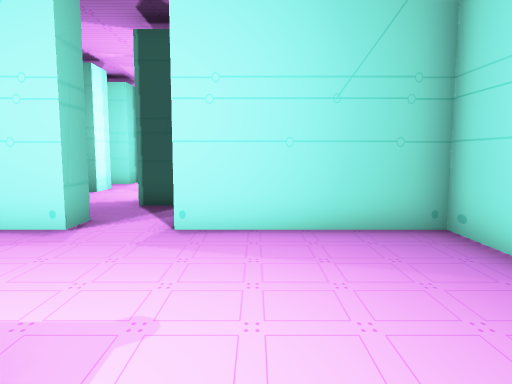
[1] (above)

24 first-person views from a walk through a Unity game level. The camera is 1.4 m above the floor, tilts 6° down and sees 70° across. The floor is counted in squares, 1 m on a side. Each view is taken from the middle of a square. On the plan, view 1 faces up. The plan holds only what a view shows up to about 16 squares ahead; the rest is blank. The place goes on beyond the plan. The player character is not drawn.

[2]
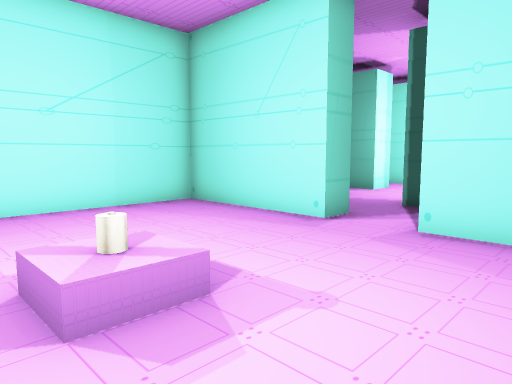

[3]
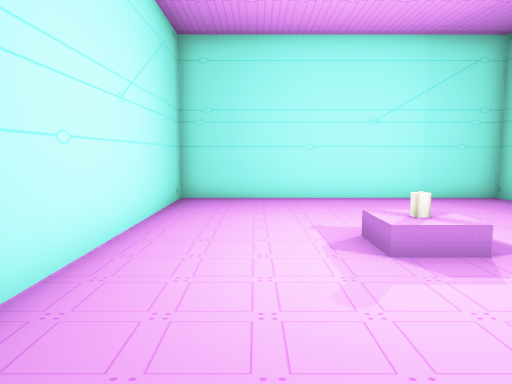

[4]
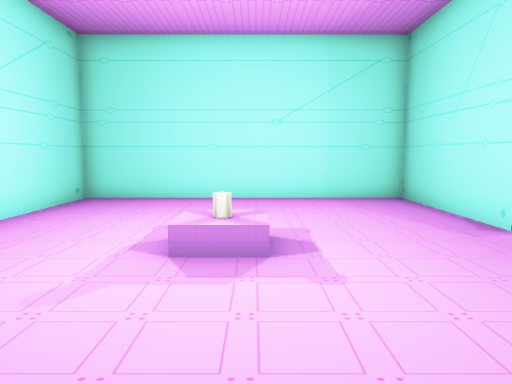

[5]
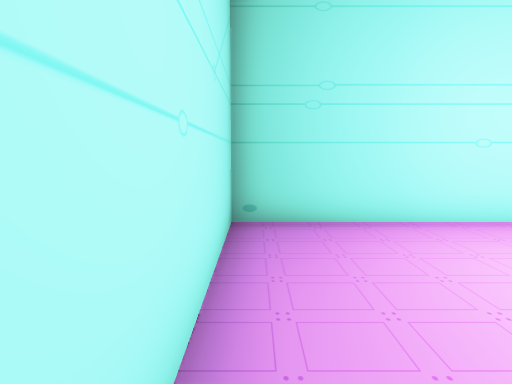

[6]
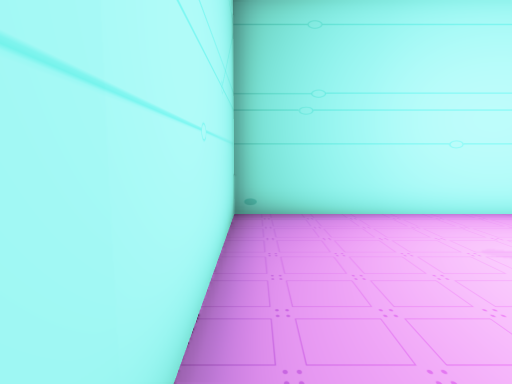

[7]
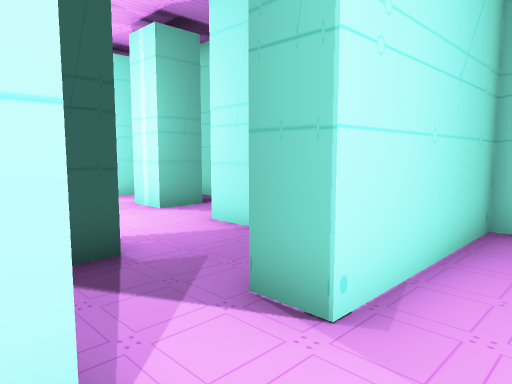

[8]
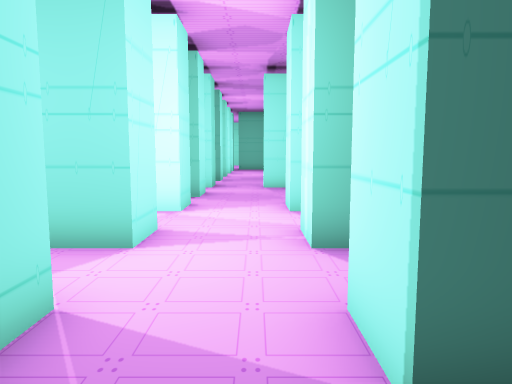

[9]
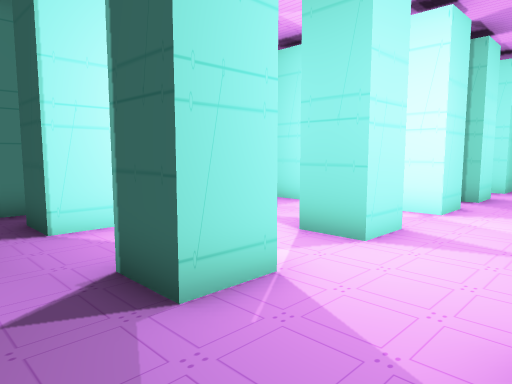

[10]
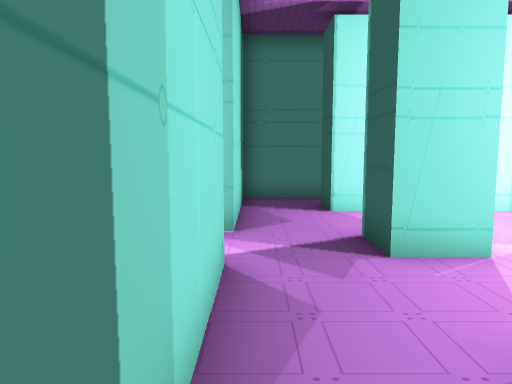

[11]
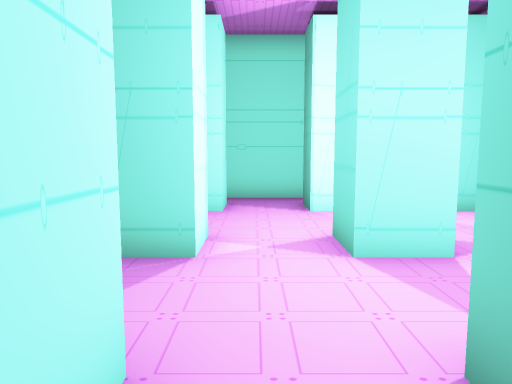

[12]
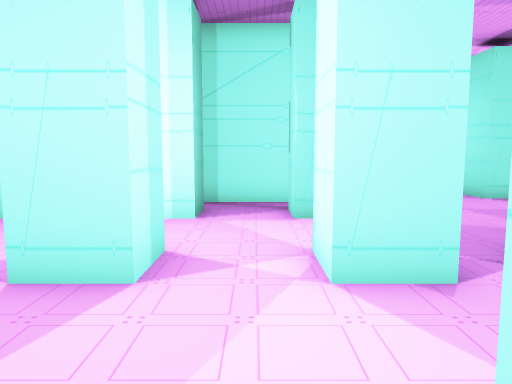

[13]
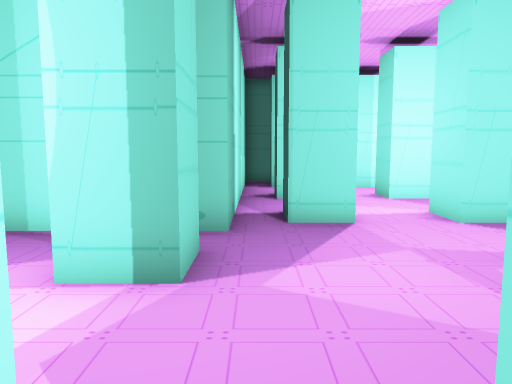

[14]
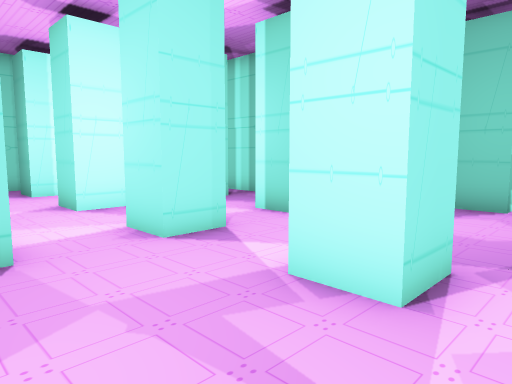

[15]
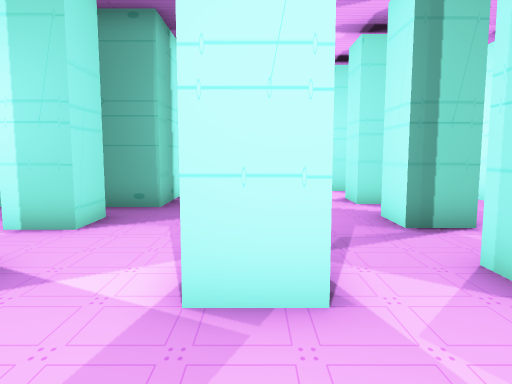

[16]
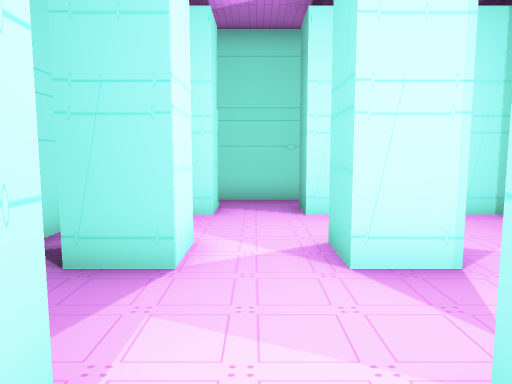

[17]
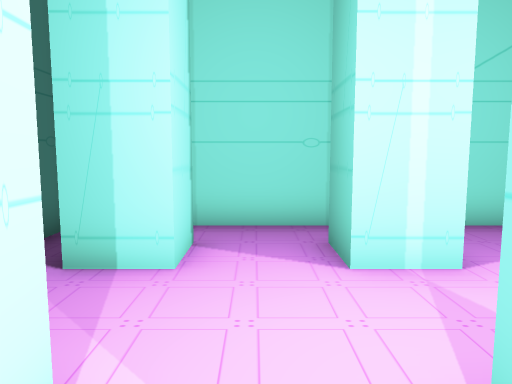

[18]
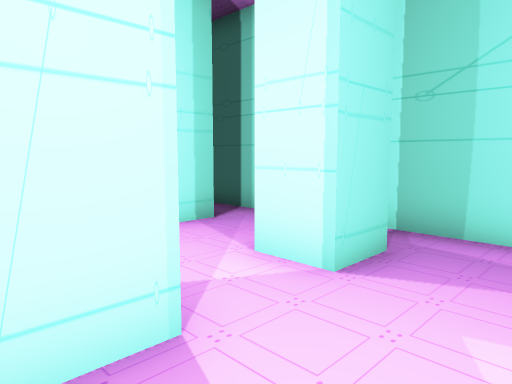

[19]
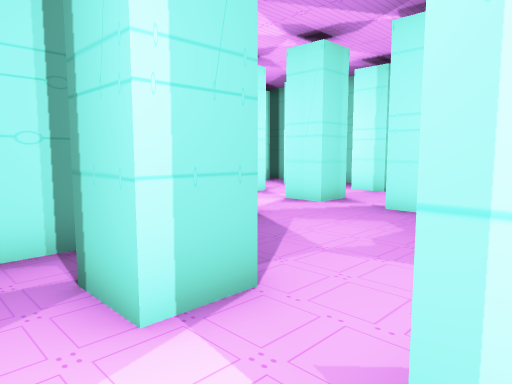

[20]
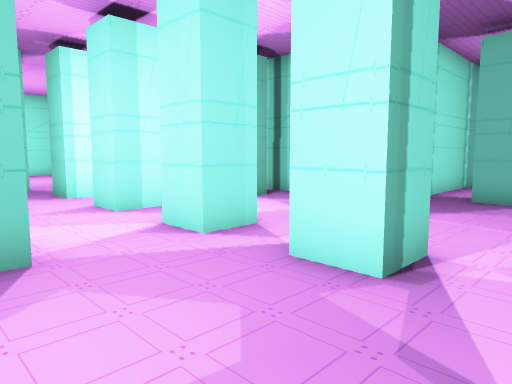

[21]
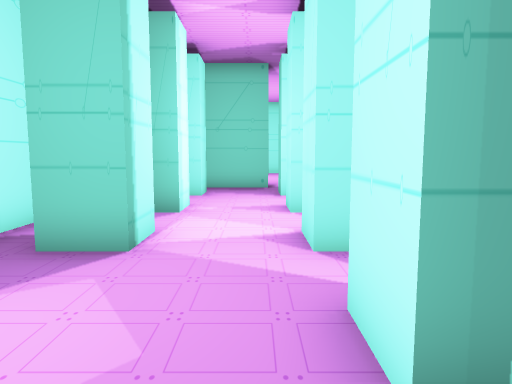

[22]
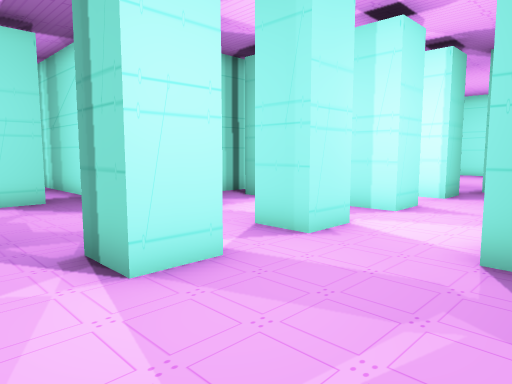

[23]
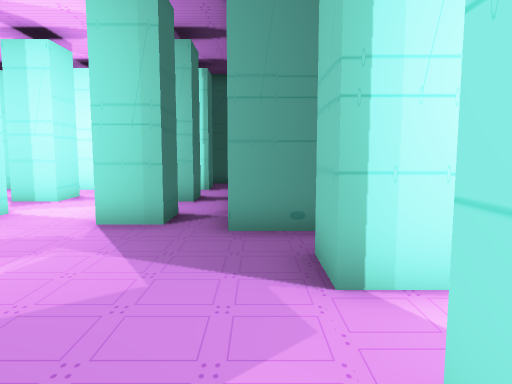

[24]
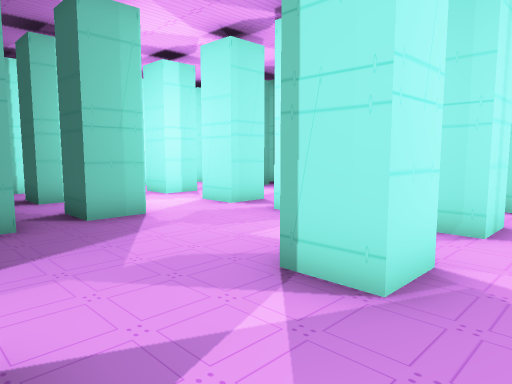

### Floor plan
Key: @ floor where view 1 was taken; # wall or solid block; x gap in a wall; . floor; / step, stairs or slope; B battery.
Columns run from 20 left of view 1 to 11 right of it. Each row starts with its distance up from view 1.
 42                  ..
 41                  ..
 40               ###..#
 39               ......
 38               #..##.  #.
 37               #..##.  #.
 36               ......  ..
 35            #  #..##.. #.#
 34            #.##..##.. #.#
 33            #............
 32            #. ..........
 31            #. #..##..##.
 30  ##  #######.##..##..##.########
 29  ...  ........................
 28    #.  #.###.....##......#
 27 #  #.###.###.....##......##
 26 #..........................
 25  .........................
 24  x#...#...#...#..##.###..#
 23 #................ #.###..
 22 #................ .......
 21 ####.###.###..... #......
 20   ##. ##.###.....##......
 19  ........................
 18 ############.##..##..##.#
 17            #.##..##..##.
 16            #............
 15            #.##..##..##.#
 14            # ##..##..##.
 13            #.##..##..##
 12            #............
 11            #.##..##..##
 10            #.##..##..#
  9            #..........
  8            #.......... .
  7            ######..######
  6            #............#
  5            #............#
  4            #............#
  3            #............#
  2            #.....//.....#
  1            #...../B.....#
  0            #........@...#
 -1            #............#
 -2            #............#
 -3            ##############

Positions as (right, up) in squares from view 1, and headings:
1: (0, 0), facing up
2: (1, 0), facing up-left
3: (3, -1), facing left
4: (3, 2), facing left
5: (3, 4), facing down
6: (3, 5), facing down
7: (-4, 5), facing up-right
8: (0, 8), facing up
9: (1, 8), facing up-left
10: (3, 8), facing left
11: (3, 12), facing left
12: (2, 16), facing left
13: (-2, 19), facing left
14: (-4, 20), facing up-left
15: (-6, 20), facing up
16: (-9, 22), facing left
17: (-13, 22), facing left
18: (-11, 23), facing up-left
19: (-12, 24), facing up-right
20: (-7, 25), facing up-right
21: (-4, 25), facing up
22: (2, 25), facing up-left
23: (4, 23), facing up
24: (5, 26), facing down-left
